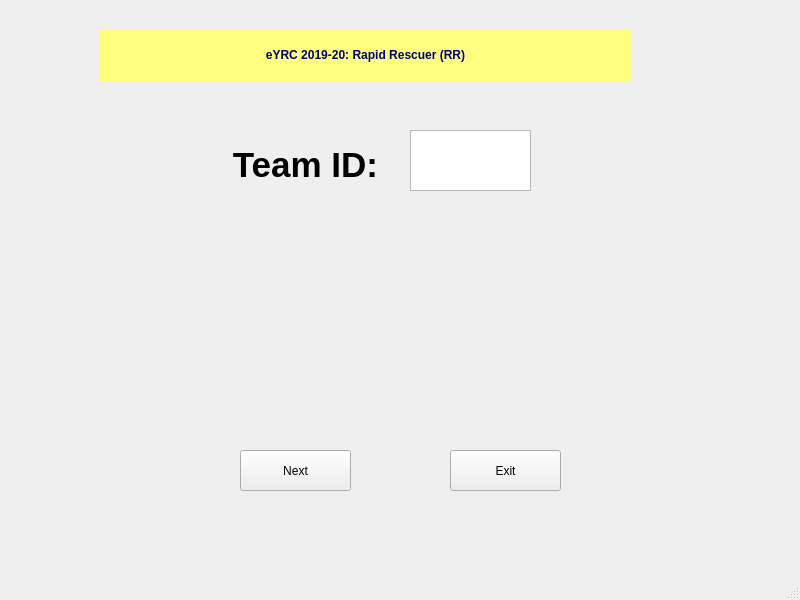
<?xml version="1.0" encoding="UTF-8"?>
<ui version="4.0">
 <class>MainWindow</class>
 <widget class="QMainWindow" name="MainWindow">
  <property name="geometry">
   <rect>
    <x>0</x>
    <y>0</y>
    <width>800</width>
    <height>600</height>
   </rect>
  </property>
  <property name="windowTitle">
   <string>MainWindow</string>
  </property>
  <widget class="QWidget" name="centralwidget">
   <widget class="QLabel" name="gui_title_label">
    <property name="geometry">
     <rect>
      <x>100</x>
      <y>30</y>
      <width>531</width>
      <height>51</height>
     </rect>
    </property>
    <property name="autoFillBackground">
     <bool>false</bool>
    </property>
    <property name="styleSheet">
     <string notr="true">color: rgb(0, 0, 127);
font: 75 24pt &quot;Times New Roman&quot;;
background-color: rgb(255, 255, 127);</string>
    </property>
    <property name="text">
     <string>&lt;html&gt;&lt;head/&gt;&lt;body&gt;&lt;p align=&quot;center&quot;&gt;&lt;span style=&quot; font-weight:600;&quot;&gt;eYRC 2019-20: Rapid Rescuer (RR)&lt;/span&gt;&lt;/p&gt;&lt;/body&gt;&lt;/html&gt;</string>
    </property>
    <property name="alignment">
     <set>Qt::AlignCenter</set>
    </property>
   </widget>
   <widget class="QLabel" name="team_id_label">
    <property name="geometry">
     <rect>
      <x>220</x>
      <y>140</y>
      <width>171</width>
      <height>51</height>
     </rect>
    </property>
    <property name="styleSheet">
     <string notr="true">font: 75 18pt &quot;Minion Pro&quot;;</string>
    </property>
    <property name="text">
     <string>&lt;html&gt;&lt;head/&gt;&lt;body&gt;&lt;p align=&quot;center&quot;&gt;&lt;span style=&quot; font-size:26pt; font-weight:600;&quot;&gt;Team ID:&lt;/span&gt;&lt;/p&gt;&lt;/body&gt;&lt;/html&gt;</string>
    </property>
   </widget>
   <widget class="QTextEdit" name="team_id">
    <property name="geometry">
     <rect>
      <x>410</x>
      <y>130</y>
      <width>121</width>
      <height>61</height>
     </rect>
    </property>
    <property name="styleSheet">
     <string notr="true">font: 75 26pt &quot;Cambria&quot;;</string>
    </property>
    <property name="html">
     <string>&lt;!DOCTYPE HTML PUBLIC &quot;-//W3C//DTD HTML 4.0//EN&quot; &quot;http://www.w3.org/TR/REC-html40/strict.dtd&quot;&gt;
&lt;html&gt;&lt;head&gt;&lt;meta name=&quot;qrichtext&quot; content=&quot;1&quot; /&gt;&lt;style type=&quot;text/css&quot;&gt;
p, li { white-space: pre-wrap; }
&lt;/style&gt;&lt;/head&gt;&lt;body style=&quot; font-family:'Cambria'; font-size:26pt; font-weight:72; font-style:normal;&quot;&gt;
&lt;p style=&quot;-qt-paragraph-type:empty; margin-top:0px; margin-bottom:0px; margin-left:0px; margin-right:0px; -qt-block-indent:0; text-indent:0px; font-family:'Kokila'; font-size:22pt;&quot;&gt;&lt;br /&gt;&lt;/p&gt;&lt;/body&gt;&lt;/html&gt;</string>
    </property>
   </widget>
   <widget class="QPushButton" name="exit_button">
    <property name="geometry">
     <rect>
      <x>450</x>
      <y>450</y>
      <width>111</width>
      <height>41</height>
     </rect>
    </property>
    <property name="styleSheet">
     <string notr="true">font: 87 18pt &quot;Segoe UI Black&quot;;</string>
    </property>
    <property name="text">
     <string>Exit</string>
    </property>
   </widget>
   <widget class="QPushButton" name="next_button">
    <property name="geometry">
     <rect>
      <x>240</x>
      <y>450</y>
      <width>111</width>
      <height>41</height>
     </rect>
    </property>
    <property name="styleSheet">
     <string notr="true">font: 87 18pt &quot;Segoe UI Black&quot;;</string>
    </property>
    <property name="text">
     <string>Next</string>
    </property>
   </widget>
  </widget>
  <widget class="QMenuBar" name="menubar">
   <property name="geometry">
    <rect>
     <x>0</x>
     <y>0</y>
     <width>800</width>
     <height>21</height>
    </rect>
   </property>
  </widget>
  <widget class="QStatusBar" name="statusbar"/>
 </widget>
 <resources/>
 <connections/>
</ui>
